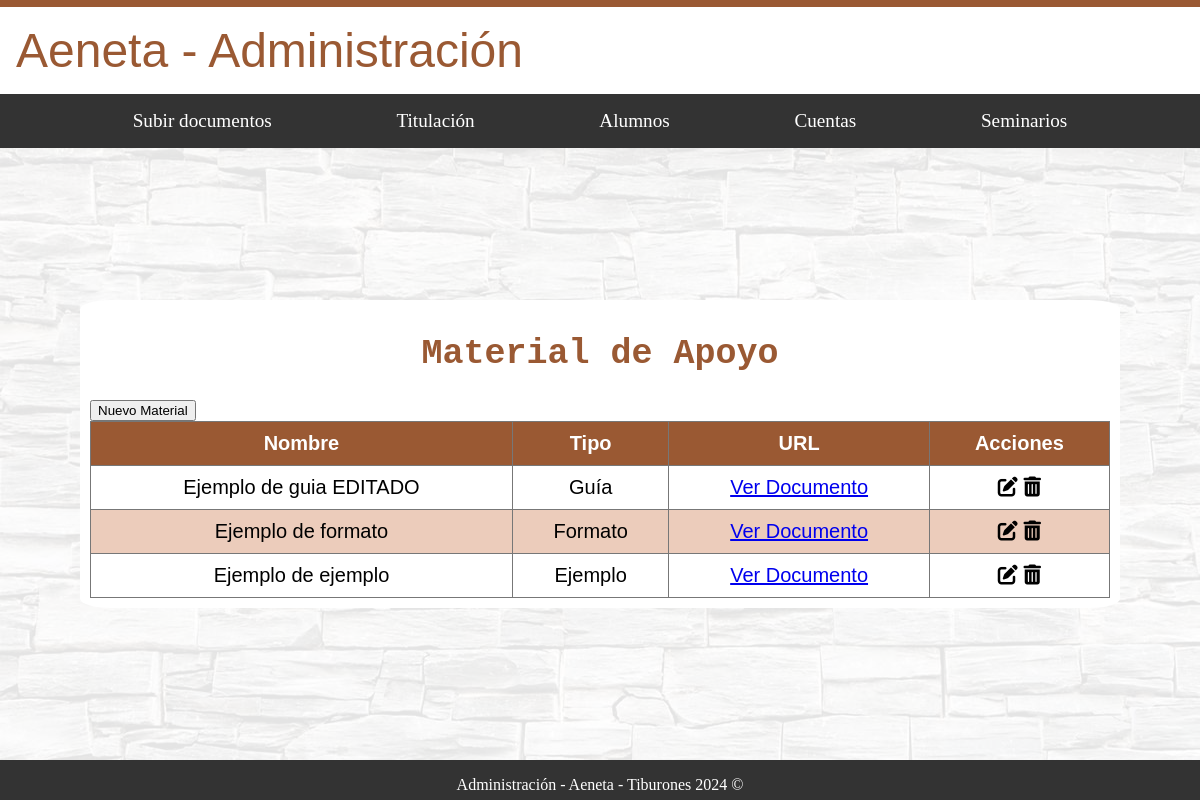
The page /administracion/alumnos/ (signed in) on the database as committed earlier.
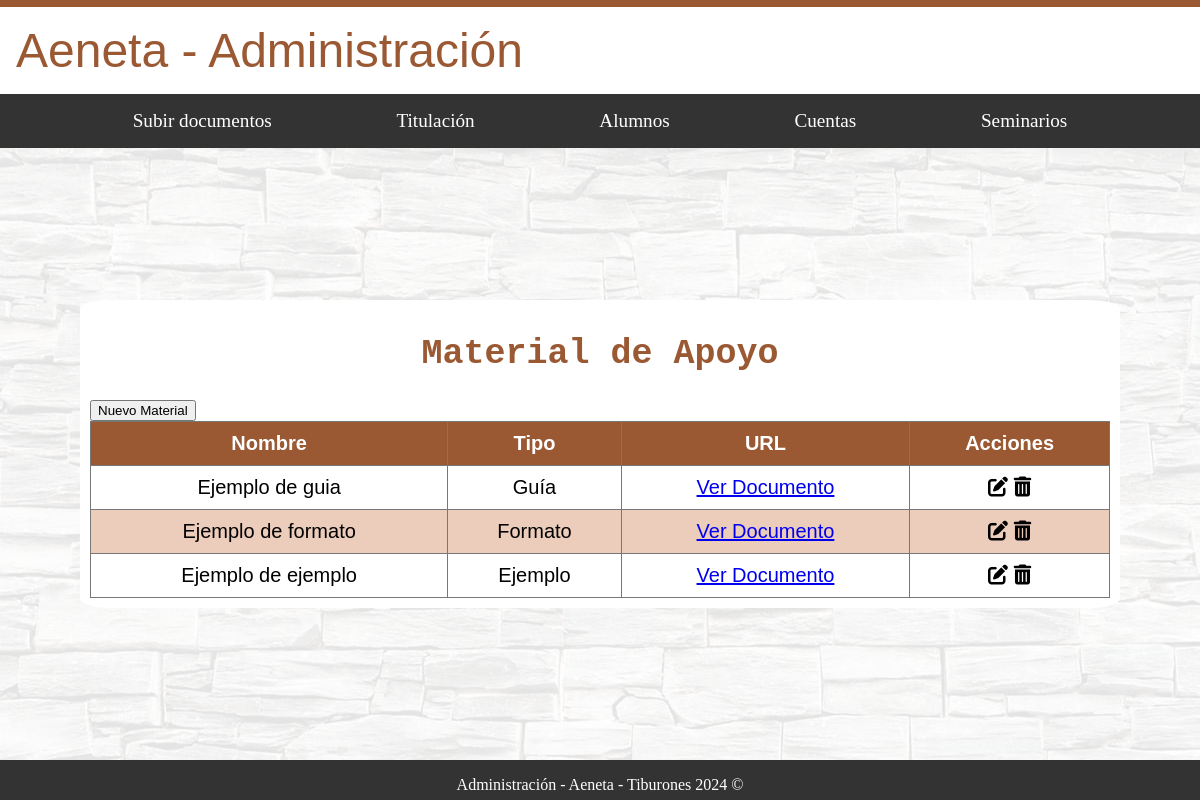
The same page on the database as committed later.
### administracion/models.py (models this page shows, shortened)
class MaterialApoyo(models.Model):
    TIPO_CHOICES = [
        ('Guia', 'Guía'),
        ('Formato', 'Formato'),
        ('Ejemplo', 'Ejemplo'),
    ]
    tipo = models.CharField(max_length=20, choices=TIPO_CHOICES)
    nombre = models.CharField(max_length=255)
    url = models.URLField(max_length=200, blank=True, null=True)

### administracion/views.py (the view, shortened to what this page needs)
# urls.py: path('alumnos/', AdministracionAlumnos.as_view(), name='alumnos'),
class AdministracionAlumnos(AdminRequiredMixin, View):
    template_name = 'administracion/alumnos.html'
    def get(self, request):
        form = MaterialApoyoForm()
        materiales = MaterialApoyo.objects.all()
        return render(request, self.template_name, {'form': form, 'materiales': materiales})

### administracion/mixins.py (called while the page is built)
    def dispatch(self, request, *args, **kwargs):
        if not request.user.is_authenticated:
            return self.handle_no_permission()
        if not getattr(request.user, 'is_administrador', False):  # Usar getattr para manejar si el atributo no existe
            messages.error(request, 'No tienes permiso para ver esta página.')
            return redirect('nombre_de_la_url_por_defecto')
        return super().dispatch(request, *args, **kwargs)

### administracion/templates/administracion/alumnos.html (shortened to what this page needs)
{% extends "base_generic_Administracion.html" %}
{% load static %}
{% block content %}
<div id="fondo">
    <div class="contenedor_principal_a letra_texto">
        <h1 class="letra_titulos">Material de Apoyo</h1>
        <button id="nuevoMaterialBtn">Nuevo Material</button>
        <table>
            <thead>
                <tr>
                    <th>Nombre</th>
                    <th>Tipo</th>
                    <th>URL</th>
                    <th>Acciones</th>
                </tr>
            </thead>
            <tbody>
                {% for material in materiales %}
                <tr>
                    <td>{{ material.nombre }}</td>
                    <td>{{ material.tipo }}</td>
                    <td><a href="{{ material.url }}" target="_blank">Ver Documento</a></td>
                    <td>
                        <i class="fas fa-edit" onclick="editMaterial('{{ material.id }}', '{{ material.nombre }}', '{{ material.tipo }}', '{{ material.url }}')"></i>
                        <i class="fas fa-trash-alt" onclick="confirmDelete('{{ material.id }}')"></i>
                    </td>
                </tr>
                {% endfor %}
            </tbody>
        </table>
    </div>
</div>
{% endblock %}

Rows that differ between the two databases and show on the page:
changed MaterialApoyo "Guía": nombre "Ejemplo de guia EDITADO" → "Ejemplo de guia"
